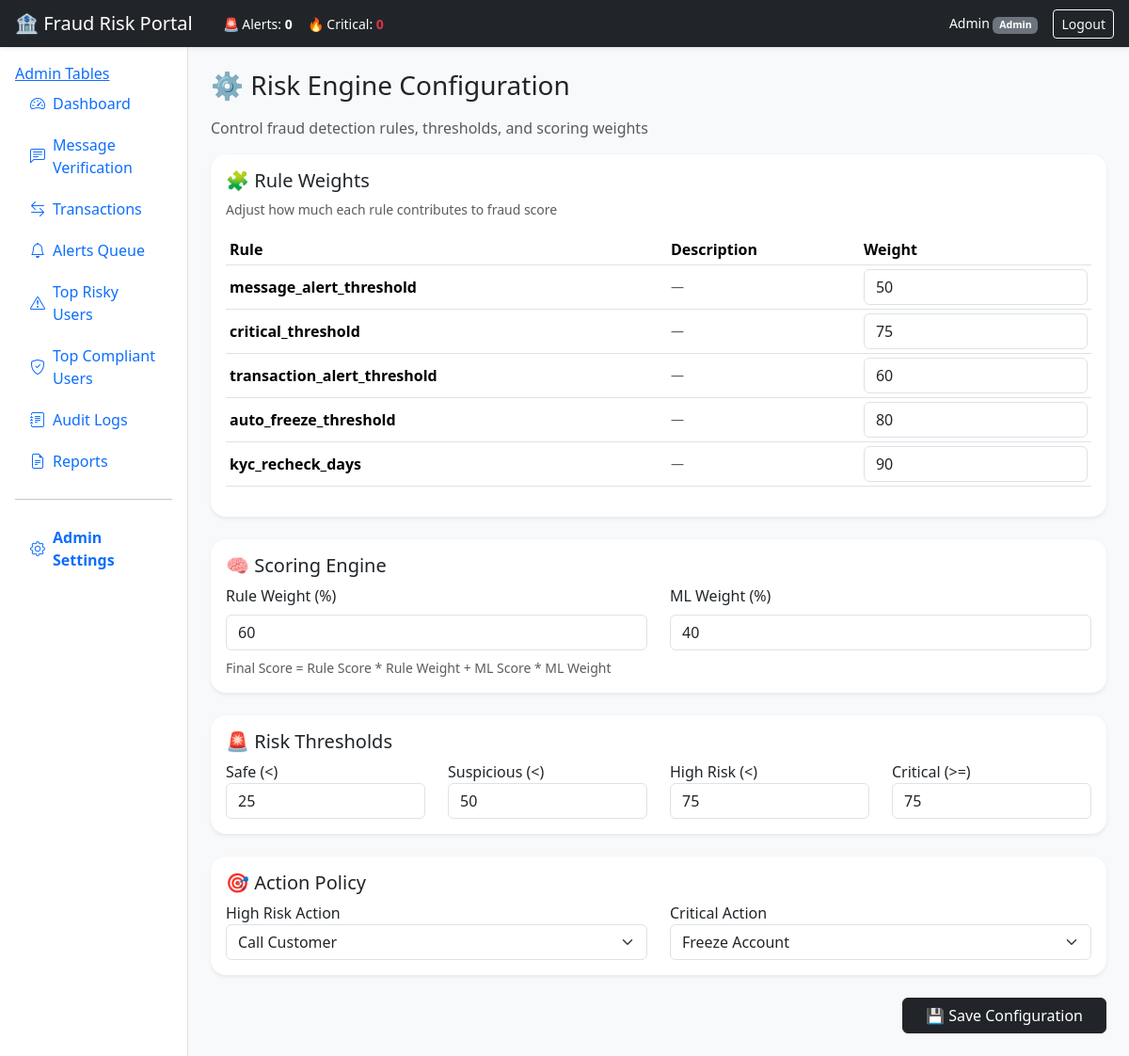
The page /admin/settings (signed in) on the database its author committed.
### app/models.py (models this page shows, shortened)
class User(db.Model, UserMixin):
    id = db.Column(db.Integer, primary_key=True)
    username = db.Column(db.String(80), unique=True, nullable=False)
    full_name = db.Column(db.String(120), nullable=False)
    role = db.Column(db.String(40), nullable=False, default=ROLE_BANKER)
    password_hash = db.Column(db.String(255), nullable=False)
    active = db.Column(db.Boolean, default=True)

class RuleConfiguration(db.Model):
    id = db.Column(db.Integer, primary_key=True)
    rule_name = db.Column(db.String(80), unique=True, nullable=False)
    rule_value = db.Column(db.String(255), nullable=False)
    updated_at = db.Column(db.DateTime, default=datetime.utcnow)

### app/routes/main.py (the view, shortened to what this page needs)
@main_bp.route("/admin/settings", methods=["GET", "POST"])
@login_required
def admin_settings():
    if current_user.role != ROLE_ADMIN:
        flash("Admin access required.", "danger")
        return redirect(url_for("main.dashboard"))
    rules = RuleConfiguration.query.all()
    return render_template("admin_settings.html", rules=rules)

### app/models.py (called while the page is built)
@login_manager.user_loader
def load_user(user_id):
    return db.session.get(User, int(user_id))

### app/routes/main.py (called while the page is built)
@main_bp.app_context_processor
def inject_stats():
    stats = {
        "total": MessagePrediction.query.count(),
        "fraud": MessagePrediction.query.filter(MessagePrediction.risk_score >= 50).count(),
        "legit": MessagePrediction.query.filter(MessagePrediction.risk_score < 50).count(),
    }
    return dict(stats=stats)

### templates/admin_settings.html (shortened to what this page needs)
{% extends "base.html" %}
{% block content %}
<h3 class="mb-3">⚙️ Risk Engine Configuration</h3>
<p class="text-muted">Control fraud detection rules, thresholds, and scoring weights</p>
<form method="post">
<div class="card shadow-sm rounded-4 mb-4">
  <div class="card-body">
    <h5>🧩 Rule Weights</h5>
    <p class="text-muted small">Adjust how much each rule contributes to fraud score</p>
    <div class="table-responsive">
      <table class="table table-sm align-middle">
        <thead>
          <tr>
            <th>Rule</th>
            <th>Description</th>
            <th>Weight</th>
          </tr>
        </thead>
        <tbody>
        {% for r in rules %}
          <tr>
            <td><b>{{ r.rule_name }}</b></td>
            <td class="text-muted small">{{ r.description or '—' }}</td>
            <td style="max-width:120px;">
              <input
                type="number"
                min="0"
                max="100"
                class="form-control"
                name="{{ r.rule_name }}"
                value="{{ r.rule_value }}">
            </td>
          </tr>
        {% endfor %}
        </tbody>
      </table>
    </div>
  </div>
</div>
<div class="card shadow-sm rounded-4 mb-4">
  <div class="card-body">
    <h5>🧠 Scoring Engine</h5>
    <div class="row">
      <div class="col-md-6">
        <label class="form-label">Rule Weight (%)</label>
        <input type="number" class="form-control" name="rule_weight" value="{{ config.rule_weight or 60 }}">
      </div>
      <div class="col-md-6">
        <label class="form-label">ML Weight (%)</label>
        <input type="number" class="form-control" name="ml_weight" value="{{ config.ml_weight or 40 }}">
      </div>
    </div>
    <div class="form-text mt-2">
      Final Score = Rule Score * Rule Weight + ML Score * ML Weight
    </div>
  </div>
</div>
<div class="card shadow-sm rounded-4 mb-4">
  <div class="card-body">
    <h5>🚨 Risk Thresholds</h5>
    <div class="row">
      <div class="col-md-3">
        <label>Safe (&lt;)</label>
        <input type="number" class="form-control" name="safe_limit" value="{{ config.safe_limit or 25 }}">
      </div>
      <div class="col-md-3">
        <label>Suspicious (&lt;)</label>
        <input type="number" class="form-control" name="suspicious_limit" value="{{ config.suspicious_limit or 50 }}">
      </div>
      <div class="col-md-3">
        <label>High Risk (&lt;)</label>
        <input type="number" class="form-control" name="high_limit" value="{{ config.high_limit or 75 }}">
      </div>
      <div class="col-md-3">
        <label>Critical (&gt;=)</label>
        <input type="number" class="form-control" name="critical_limit" value="{{ config.critical_limit or 75 }}">
      </div>
    </div>
  </div>
</div>
<div class="card shadow-sm rounded-4 mb-4">
  <div class="card-body">
    <h5>🎯 Action Policy</h5>
    <div class="row">
      <div class="col-md-6">
        <label>High Risk Action</label>
        <select class="form-select" name="high_action">
          <option value="CALL">Call Customer</option>
        </select>
      </div>
      <div class="col-md-6">
        <label>Critical Action</label>
        <select class="form-select" name="critical_action">
          <option value="FREEZE">Freeze Account</option>
        </select>
      </div>
    </div>
  </div>
</div>
<div class="text-end">
  <button class="btn btn-dark px-4">💾 Save Configuration</button>
</div>
</form>
{% endblock %}

### templates/base.html (shortened to what this page needs)
<!doctype html>
<html lang="en">
<head>
  <link href="https://cdn.jsdelivr.net/npm/bootstrap@5.3.3/dist/css/bootstrap.min.css" rel="stylesheet">
  <link href="https://cdn.jsdelivr.net/npm/bootstrap-icons@1.11.3/font/bootstrap-icons.css" rel="stylesheet">
  <link rel="stylesheet" href="{{ url_for('static', filename='css/style.css') }}">
</head>
<body class="bg-light">
<nav class="navbar navbar-dark bg-dark shadow-sm px-3">
  <div class="d-flex align-items-center gap-3">
    <span class="navbar-brand mb-0 h5">🏦 Fraud Risk Portal</span>
    <div class="d-none d-md-flex gap-3 text-white small">
      <span>🚨 Alerts: <b>{{ stats.open_alerts or 0 }}</b></span>
      <span>🔥 Critical: <b class="text-danger">{{ stats.critical_alerts or 0 }}</b></span>
    </div>
  </div>
  <div class="d-flex align-items-center gap-3 text-white">
    {% if current_user.is_authenticated %}
      <span class="small">
        {{ current_user.full_name }}
        <span class="badge bg-secondary">{{ current_user.role }}</span>
      </span>
      <a class="btn btn-outline-light btn-sm" href="{{ url_for('auth.logout') }}">Logout</a>
    {% endif %}
  </div>
</nav>
<div class="container-fluid">
  <div class="row">
    <aside class="col-lg-2 bg-white border-end min-vh-100 p-3">
    <a href="{{ url_for('admin.list_tables') }}">Admin Tables</a>
      <div class="nav flex-column gap-1">
        {% macro nav_item(endpoint, icon, label) %}
          <a class="nav-link d-flex align-items-center gap-2
            {% if request.endpoint == endpoint %}active fw-bold text-primary{% endif %}"
            href="{{ url_for(endpoint) }}">
            <i class="bi {{ icon }}"></i> {{ label }}
          </a>
        {% endmacro %}
        {{ nav_item('main.dashboard', 'bi-speedometer2', 'Dashboard') }}
        {{ nav_item('main.message_verify', 'bi-chat-left-text', 'Message Verification') }}
        {{ nav_item('main.transaction_monitor', 'bi-arrow-left-right', 'Transactions') }}
        {{ nav_item('main.alerts_queue', 'bi-bell', 'Alerts Queue') }}
        {{ nav_item('main.top_risky', 'bi-exclamation-triangle', 'Top Risky Users') }}
        {{ nav_item('main.top_compliant', 'bi-shield-check', 'Top Compliant Users') }}
        {{ nav_item('main.audit_logs', 'bi-journal-text', 'Audit Logs') }}
        {{ nav_item('main.reports_page', 'bi-file-earmark-text', 'Reports') }}
        {% if current_user.role == "Admin" %}
          <hr>
          {{ nav_item('main.admin_settings', 'bi-gear', 'Admin Settings') }}
        {% endif %}
      </div>
    </aside>
    <main class="col-lg-10 p-4">
      {% block content %}{% endblock %}
    </main>
  </div>
</div>
</body>
</html>

### static/css/style.css (style rules this page uses)
:root { --navy: #0b1f3a; --accent: #1d4ed8; --soft: #f4f7fb; }
.card { border: 0; }
.table td, .table th { vertical-align: middle; }

### rows shown on the page
User: full_name "Admin", role "Admin"
RuleConfiguration: rule_name "message_alert_threshold", description "—", message_alert_threshold "50"
RuleConfiguration: rule_name "critical_threshold", description "—", critical_threshold "75"
RuleConfiguration: rule_name "transaction_alert_threshold", description "—", transaction_alert_threshold "60"
RuleConfiguration: rule_name "auto_freeze_threshold", description "—", auto_freeze_threshold "80"
RuleConfiguration: rule_name "kyc_recheck_days", description "—", kyc_recheck_days "90"

### other values the page prints
{{ stats.open_alerts or 0 }} "0"
{{ stats.critical_alerts or 0 }} "0"
{{ label }} "Dashboard Message Verification Transactions Alerts Queue Top Risky Users Top Compliant Users Audit Logs Reports Admin Settings"
